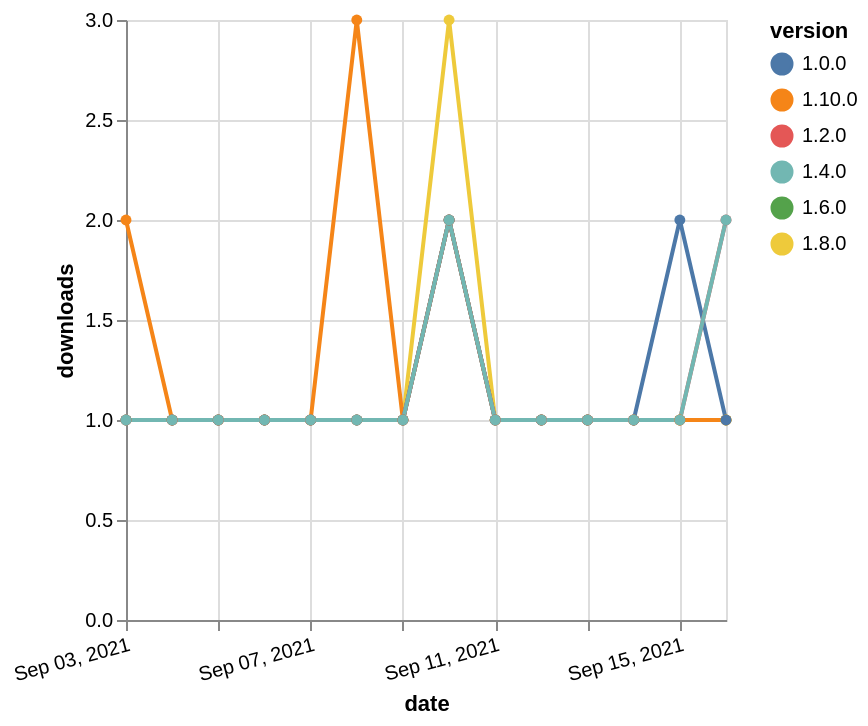

The specification (Vega-Lite) saved for this image:
### Vega-Lite specification from a JSON file in a GitHub repository (floating-point values rounded to 4 significant figures)
{"$schema": "https://vega.github.io/schema/vega-lite/v5.json", "description": "A simple bar chart with embedded data.", "data": {"values": [{"date": "2021-09-03", "total": 174, "delta": 1, "version": "1.6.0"}, {"date": "2021-09-04", "total": 175, "delta": 1, "version": "1.6.0"}, {"date": "2021-09-05", "total": 176, "delta": 1, "version": "1.6.0"}, {"date": "2021-09-06", "total": 177, "delta": 1, "version": "1.6.0"}, {"date": "2021-09-07", "total": 178, "delta": 1, "version": "1.6.0"}, {"date": "2021-09-08", "total": 179, "delta": 1, "version": "1.6.0"}, {"date": "2021-09-09", "total": 180, "delta": 1, "version": "1.6.0"}, {"date": "2021-09-10", "total": 182, "delta": 2, "version": "1.6.0"}, {"date": "2021-09-11", "total": 183, "delta": 1, "version": "1.6.0"}, {"date": "2021-09-12", "total": 184, "delta": 1, "version": "1.6.0"}, {"date": "2021-09-13", "total": 185, "delta": 1, "version": "1.6.0"}, {"date": "2021-09-14", "total": 186, "delta": 1, "version": "1.6.0"}, {"date": "2021-09-15", "total": 187, "delta": 1, "version": "1.6.0"}, {"date": "2021-09-16", "total": 188, "delta": 1, "version": "1.6.0"}, {"date": "2021-09-03", "total": 184, "delta": 1, "version": "1.8.0"}, {"date": "2021-09-04", "total": 185, "delta": 1, "version": "1.8.0"}, {"date": "2021-09-05", "total": 186, "delta": 1, "version": "1.8.0"}, {"date": "2021-09-06", "total": 187, "delta": 1, "version": "1.8.0"}, {"date": "2021-09-07", "total": 188, "delta": 1, "version": "1.8.0"}, {"date": "2021-09-08", "total": 189, "delta": 1, "version": "1.8.0"}, {"date": "2021-09-09", "total": 190, "delta": 1, "version": "1.8.0"}, {"date": "2021-09-10", "total": 193, "delta": 3, "version": "1.8.0"}, {"date": "2021-09-11", "total": 194, "delta": 1, "version": "1.8.0"}, {"date": "2021-09-12", "total": 195, "delta": 1, "version": "1.8.0"}, {"date": "2021-09-13", "total": 196, "delta": 1, "version": "1.8.0"}, {"date": "2021-09-14", "total": 197, "delta": 1, "version": "1.8.0"}, {"date": "2021-09-15", "total": 198, "delta": 1, "version": "1.8.0"}, {"date": "2021-09-16", "total": 199, "delta": 1, "version": "1.8.0"}, {"date": "2021-09-03", "total": 123, "delta": 2, "version": "1.10.0"}, {"date": "2021-09-04", "total": 124, "delta": 1, "version": "1.10.0"}, {"date": "2021-09-05", "total": 125, "delta": 1, "version": "1.10.0"}, {"date": "2021-09-06", "total": 126, "delta": 1, "version": "1.10.0"}, {"date": "2021-09-07", "total": 127, "delta": 1, "version": "1.10.0"}, {"date": "2021-09-08", "total": 130, "delta": 3, "version": "1.10.0"}, {"date": "2021-09-09", "total": 131, "delta": 1, "version": "1.10.0"}, {"date": "2021-09-10", "total": 133, "delta": 2, "version": "1.10.0"}, {"date": "2021-09-11", "total": 134, "delta": 1, "version": "1.10.0"}, {"date": "2021-09-12", "total": 135, "delta": 1, "version": "1.10.0"}, {"date": "2021-09-13", "total": 136, "delta": 1, "version": "1.10.0"}, {"date": "2021-09-14", "total": 137, "delta": 1, "version": "1.10.0"}, {"date": "2021-09-15", "total": 138, "delta": 1, "version": "1.10.0"}, {"date": "2021-09-16", "total": 139, "delta": 1, "version": "1.10.0"}, {"date": "2021-09-03", "total": 247, "delta": 1, "version": "1.0.0"}, {"date": "2021-09-04", "total": 248, "delta": 1, "version": "1.0.0"}, {"date": "2021-09-05", "total": 249, "delta": 1, "version": "1.0.0"}, {"date": "2021-09-06", "total": 250, "delta": 1, "version": "1.0.0"}, {"date": "2021-09-07", "total": 251, "delta": 1, "version": "1.0.0"}, {"date": "2021-09-08", "total": 252, "delta": 1, "version": "1.0.0"}, {"date": "2021-09-09", "total": 253, "delta": 1, "version": "1.0.0"}, {"date": "2021-09-10", "total": 255, "delta": 2, "version": "1.0.0"}, {"date": "2021-09-11", "total": 256, "delta": 1, "version": "1.0.0"}, {"date": "2021-09-12", "total": 257, "delta": 1, "version": "1.0.0"}, {"date": "2021-09-13", "total": 258, "delta": 1, "version": "1.0.0"}, {"date": "2021-09-14", "total": 259, "delta": 1, "version": "1.0.0"}, {"date": "2021-09-15", "total": 261, "delta": 2, "version": "1.0.0"}, {"date": "2021-09-16", "total": 262, "delta": 1, "version": "1.0.0"}, {"date": "2021-09-03", "total": 197, "delta": 1, "version": "1.2.0"}, {"date": "2021-09-04", "total": 198, "delta": 1, "version": "1.2.0"}, {"date": "2021-09-05", "total": 199, "delta": 1, "version": "1.2.0"}, {"date": "2021-09-06", "total": 200, "delta": 1, "version": "1.2.0"}, {"date": "2021-09-07", "total": 201, "delta": 1, "version": "1.2.0"}, {"date": "2021-09-08", "total": 202, "delta": 1, "version": "1.2.0"}, {"date": "2021-09-09", "total": 203, "delta": 1, "version": "1.2.0"}, {"date": "2021-09-10", "total": 205, "delta": 2, "version": "1.2.0"}, {"date": "2021-09-11", "total": 206, "delta": 1, "version": "1.2.0"}, {"date": "2021-09-12", "total": 207, "delta": 1, "version": "1.2.0"}, {"date": "2021-09-13", "total": 208, "delta": 1, "version": "1.2.0"}, {"date": "2021-09-14", "total": 209, "delta": 1, "version": "1.2.0"}, {"date": "2021-09-15", "total": 210, "delta": 1, "version": "1.2.0"}, {"date": "2021-09-16", "total": 212, "delta": 2, "version": "1.2.0"}, {"date": "2021-09-03", "total": 195, "delta": 1, "version": "1.4.0"}, {"date": "2021-09-04", "total": 196, "delta": 1, "version": "1.4.0"}, {"date": "2021-09-05", "total": 197, "delta": 1, "version": "1.4.0"}, {"date": "2021-09-06", "total": 198, "delta": 1, "version": "1.4.0"}, {"date": "2021-09-07", "total": 199, "delta": 1, "version": "1.4.0"}, {"date": "2021-09-08", "total": 200, "delta": 1, "version": "1.4.0"}, {"date": "2021-09-09", "total": 201, "delta": 1, "version": "1.4.0"}, {"date": "2021-09-10", "total": 203, "delta": 2, "version": "1.4.0"}, {"date": "2021-09-11", "total": 204, "delta": 1, "version": "1.4.0"}, {"date": "2021-09-12", "total": 205, "delta": 1, "version": "1.4.0"}, {"date": "2021-09-13", "total": 206, "delta": 1, "version": "1.4.0"}, {"date": "2021-09-14", "total": 207, "delta": 1, "version": "1.4.0"}, {"date": "2021-09-15", "total": 208, "delta": 1, "version": "1.4.0"}, {"date": "2021-09-16", "total": 210, "delta": 2, "version": "1.4.0"}]}, "width": "container", "mark": {"type": "line", "point": {"filled": true}}, "encoding": {"x": {"field": "date", "type": "temporal", "timeUnit": "yearmonthdate", "title": "date", "axis": {"labelAngle": -15}}, "y": {"field": "delta", "type": "quantitative", "title": "downloads"}, "color": {"field": "version", "type": "nominal"}, "tooltip": {"field": "delta"}}}
